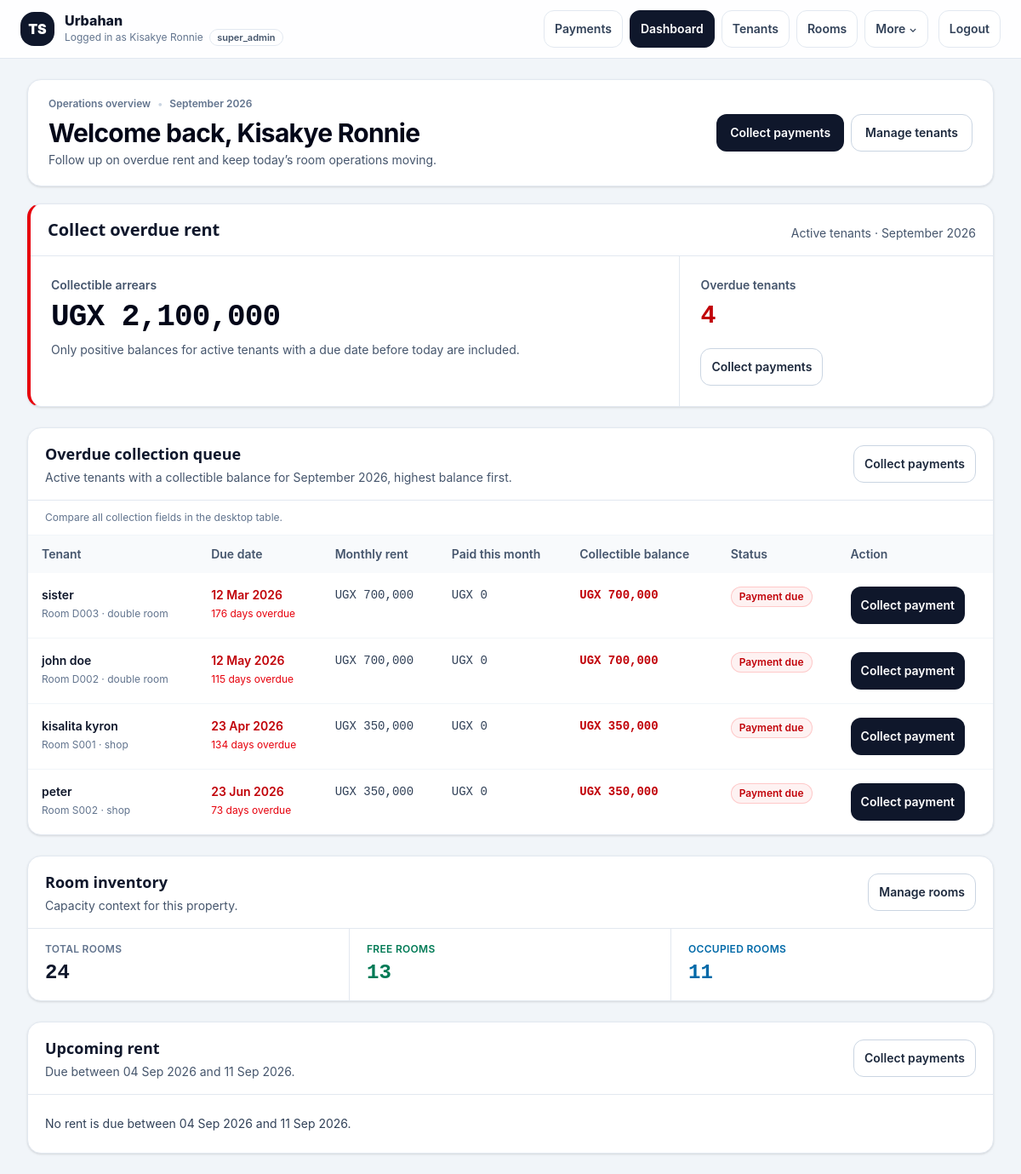
The page /public/dashboard.php (signed in) on the database as committed earlier.
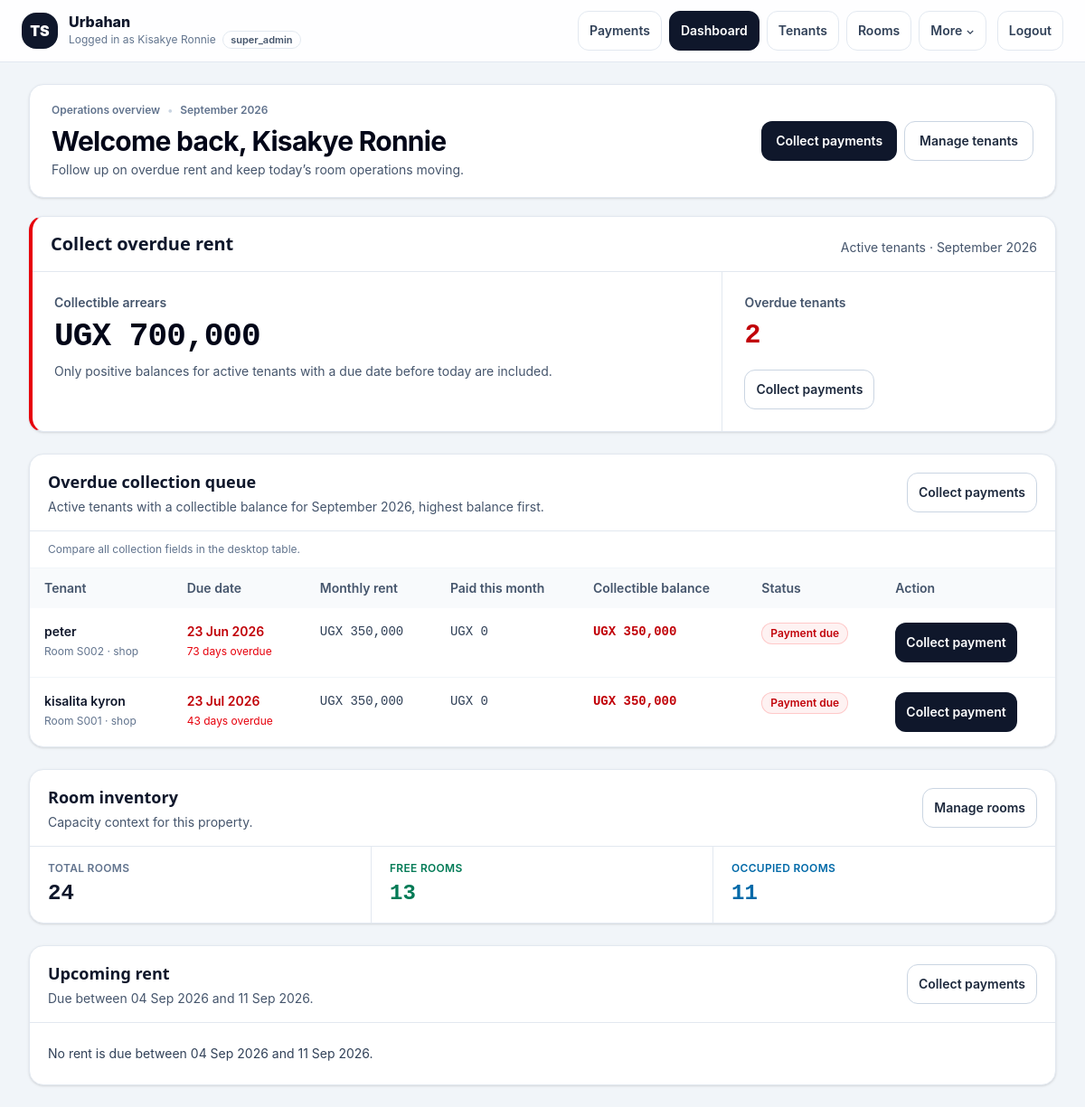
The same page on the database as committed later.
### tables this page shows
CREATE TABLE "tenants" (
    id INTEGER PRIMARY KEY AUTOINCREMENT,

    admin_id INTEGER NOT NULL,
    room_id INTEGER,

    full_name TEXT NOT NULL,
    phone TEXT,
    email TEXT,

    move_in_date DATE,
    exit_date DATE,

    status TEXT DEFAULT 'active',

    rent_due_date DATE,
    rent_due_day INTEGER,
    monthly_rent REAL,

    created_at DATETIME,
    updated_at DATETIME
);

### core/helpers.php (called while the page is built, shortened)
<?php
if (!function_exists('e')) {
    function e($v): string
    {
        return htmlspecialchars((string)($v ?? ''), ENT_QUOTES | ENT_SUBSTITUTE, 'UTF-8');
    }
}
?>

### public/dashboard.php (the view, shortened to what the changed rows need)
<?php
$pdo = getDB();
$admin_id = current_admin_id();
$today = date('Y-m-d');
$monthKey = date('Y-m');
$overdueRents = [];
$rentExpression = "COALESCE(
    NULLIF(t.monthly_rent, 0),
    NULLIF(r.monthly_rent, 0),
    rt.default_monthly_rent,
    0
)";
$paidExpression = 'COALESCE(SUM(p.amount), 0)';
$collectibleExpression = "MAX(0, {$rentExpression} - {$paidExpression})";
try {
    $overdueStmt = $pdo->prepare("
        SELECT
            t.id AS tenant_id,
            t.full_name,
            r.room_number,
            rt.name AS room_type,
            t.rent_due_date,
            {$rentExpression} AS monthly_rent,
            {$paidExpression} AS paid_this_month,
            {$collectibleExpression} AS collectible_balance
        FROM tenants t
        LEFT JOIN rooms r
            ON r.id = t.room_id
           AND r.admin_id = :room_admin_id
        LEFT JOIN room_types rt
            ON rt.id = r.room_type_id
        LEFT JOIN payments p
            ON p.tenant_id = t.id
           AND p.admin_id = :payment_admin_id
           AND COALESCE(NULLIF(p.payment_month, ''), strftime('%Y-%m', p.payment_date)) = :month_key
        WHERE t.admin_id = :admin_id
          AND LOWER(COALESCE(t.status, '')) = 'active'
          AND t.exit_date IS NULL
          AND t.rent_due_date IS NOT NULL
          AND t.rent_due_date <> ''
          AND date(t.rent_due_date) < date(:today)
        GROUP BY
            t.id,
            t.full_name,
            t.rent_due_date,
            t.monthly_rent,
            r.room_number,
            r.monthly_rent,
            rt.name,
            rt.default_monthly_rent
        HAVING {$collectibleExpression} > 0
        ORDER BY collectible_balance DESC, date(t.rent_due_date) ASC, t.full_name ASC
    ");
    $overdueStmt->execute([
        ':room_admin_id' => $admin_id,
        ':payment_admin_id' => $admin_id,
        ':admin_id' => $admin_id,
        ':month_key' => $monthKey,
        ':today' => $today,
    ]);
    $overdueRents = $overdueStmt->fetchAll(PDO::FETCH_ASSOC) ?: [];
} catch (Throwable $exception) {
    $dashboardError = 'Unable to load dashboard data.';
    $roomStats = [
        'total_rooms' => 0,
        'free_rooms' => 0,
        'occupied_rooms' => 0,
    ];
    $upcomingRents = [];
    $overdueRents = [];
}
function dashboardMoney(float $amount): string
{
    return 'UGX ' . number_format(max(0, $amount), 0);
}
function dashboardDate(?string $date): string
{
    $date = trim((string)$date);
    try {
        return (new DateTimeImmutable($date))->format('d M Y');
    } catch (Throwable $exception) {
        return '—';
    }
}
function daysOverdue(?string $dueDate, string $today): int
{
    $dueDate = trim((string)$dueDate);
    try {
        $due = new DateTimeImmutable($dueDate);
        $current = new DateTimeImmutable($today);
        return max(0, (int)$due->diff($current)->days);
    } catch (Throwable $exception) {
        return 0;
    }
}
function collectionChip(string $label, string $tone): string
{
    $map = [
        'red' => 'bg-red-50 text-red-700 ring-red-200',
        'amber' => 'bg-amber-50 text-amber-800 ring-amber-200',
        'green' => 'bg-emerald-50 text-emerald-700 ring-emerald-200',
        'slate' => 'bg-slate-100 text-slate-700 ring-slate-200',
    ];
    $classes = $map[$tone] ?? $map['slate'];
    return '<span class="inline-flex items-center rounded-full px-2.5 py-1 text-xs font-semibold ring-1 ring-inset ' . $classes . '">' . e($label) . '</span>';
}
function dashboardCollectionData(array $tenant, string $today): array
{
    $paid = max(0, (float)($tenant['paid_this_month'] ?? 0));
    $rent = max(0, (float)($tenant['monthly_rent'] ?? 0));
    $balance = max(0, (float)($tenant['collectible_balance'] ?? 0));
    $isPartPaid = $paid > 0 && $balance > 0;
    $tenantId = (int)($tenant['tenant_id'] ?? 0);
    return [
        'tenantId' => $tenantId,
        'tenantName' => (string)($tenant['full_name'] ?? 'Tenant'),
        'roomNumber' => (string)($tenant['room_number'] ?? '—'),
        'roomType' => (string)($tenant['room_type'] ?? ''),
        'dueDate' => $tenant['rent_due_date'] ?? null,
        'daysOverdue' => daysOverdue($tenant['rent_due_date'] ?? null, $today),
        'paid' => $paid,
        'rent' => $rent,
        'balance' => $balance,
        'statusLabel' => $isPartPaid ? 'Part paid' : 'Payment due',
        'statusTone' => $isPartPaid ? 'amber' : 'red',
        'paymentUrl' => 'payments.php?' . http_build_query(['tenant_id' => $tenantId]),
    ];
}
$totalOverdueTenants = count($overdueRents);
$totalCollectibleArrears = 0.0;
foreach ($overdueRents as $overdueTenant) {
    $totalCollectibleArrears += max(0, (float)($overdueTenant['collectible_balance'] ?? 0));
}
?>
<!doctype html>
<html lang="en">
<head>
  <link rel="stylesheet" href="assets/css/tailwind.css">
</head>
<body class="min-h-screen bg-slate-100 text-slate-900">
  <main class="mx-auto max-w-7xl px-4 py-6 sm:px-6 lg:px-8">
    <header class="mb-5 flex flex-col gap-4 rounded-2xl border border-slate-200 bg-white px-5 py-4 shadow-sm sm:px-6 sm:py-5 lg:flex-row lg:items-center lg:justify-between">
      <div class="min-w-0">
        <h1 class="mt-2 font-sans text-2xl font-bold tracking-tight text-slate-950 sm:text-3xl">
          Welcome back, <?= e($_SESSION['admin_name'] ?? 'Admin') ?>
        </h1>
      </div>
    </header>
    <section class="mb-6 overflow-hidden rounded-2xl border border-slate-200 border-l-4 border-l-red-600 bg-white shadow-sm" aria-labelledby="collection-summary-heading">
      <div class="flex flex-col gap-1 border-b border-slate-200 px-5 py-4 sm:flex-row sm:items-end sm:justify-between">
        <div>
          <h2 id="collection-summary-heading" class="font-alt text-xl font-bold">Collect overdue rent</h2>
        </div>
      </div>
      <dl class="grid grid-cols-1 divide-y divide-slate-200 md:grid-cols-[minmax(0,1.35fr)_minmax(15rem,0.65fr)] md:divide-x md:divide-y-0">
        <div class="px-5 py-5 sm:px-6 sm:py-6">
          <dt class="text-sm font-semibold text-slate-600">Collectible arrears</dt>
          <dd class="mt-2 font-mono text-3xl font-bold tracking-tight text-slate-950 tabular-nums sm:text-4xl">
            <?= e(dashboardMoney($totalCollectibleArrears)) ?>
          </dd>
          <p class="mt-2 max-w-xl text-sm text-slate-600">
            Only positive balances for active tenants with a due date before today are included.
          </p>
        </div>
        <div class="flex items-center justify-between gap-4 px-5 py-5 sm:px-6 sm:py-6 md:block">
          <div>
            <dt class="text-sm font-semibold text-slate-600">Overdue tenants</dt>
            <dd class="mt-2 font-mono text-3xl font-bold tracking-tight text-red-700 tabular-nums">
              <?= (int)$totalOverdueTenants ?>
            </dd>
          </div>
        </div>
      </dl>
    </section>
    <section class="mb-6 overflow-hidden rounded-2xl border border-slate-200 bg-white shadow-sm" aria-labelledby="overdue-heading">
      <div class="flex flex-col gap-3 border-b border-slate-200 px-4 py-4 sm:flex-row sm:items-center sm:justify-between sm:px-5">
        <div>
          <h2 id="overdue-heading" class="font-alt text-lg font-bold">Overdue collection queue</h2>
        </div>
      </div>
      <?php if ($overdueRents): ?>
          <?php foreach ($overdueRents as $tenant): ?>
            <?php $collection = dashboardCollectionData($tenant, $today); ?>
                <?= collectionChip($collection['statusLabel'], $collection['statusTone']) ?>
          <?php endforeach; ?>
        <div class="hidden overflow-x-auto md:block">
          <table class="min-w-[900px] w-full text-sm">
            <thead class="bg-slate-50 text-slate-600">
              <tr>
                <th scope="col" class="px-4 py-3 text-left font-semibold">Tenant</th>
                <th scope="col" class="px-4 py-3 text-left font-semibold">Due date</th>
                <th scope="col" class="px-4 py-3 text-left font-semibold">Monthly rent</th>
                <th scope="col" class="px-4 py-3 text-left font-semibold">Paid this month</th>
                <th scope="col" class="px-4 py-3 text-left font-semibold">Collectible balance</th>
                <th scope="col" class="px-4 py-3 text-left font-semibold">Status</th>
                <th scope="col" class="px-4 py-3 text-left font-semibold">Action</th>
              </tr>
            </thead>
            <tbody class="divide-y divide-slate-100">
              <?php foreach ($overdueRents as $tenant): ?>
                <?php
                  $collection = dashboardCollectionData($tenant, $today);
                  $paid = $collection['paid'];
                  $rent = $collection['rent'];
                  $balance = $collection['balance'];
                  $statusLabel = $collection['statusLabel'];
                  $statusTone = $collection['statusTone'];
                  $tenantName = $collection['tenantName'];
                  $paymentUrl = $collection['paymentUrl'];
                ?>
                <tr class="align-top">
                  <td class="px-4 py-4">
                    <div class="font-semibold text-slate-900"><?= e($tenantName) ?></div>
                    <div class="mt-1 text-xs text-slate-500">
                      Room <?= e($tenant['room_number'] ?? '—') ?><?= !empty($tenant['room_type']) ? ' · ' . e($tenant['room_type']) : '' ?>
                    </div>
                  </td>
                  <td class="px-4 py-4">
                    <div class="font-semibold text-red-700"><?= e(dashboardDate($tenant['rent_due_date'] ?? null)) ?></div>
                    <div class="mt-1 text-xs text-red-600">
                      <?= (int)daysOverdue($tenant['rent_due_date'] ?? null, $today) ?> days overdue
                    </div>
                  </td>
                  <td class="whitespace-nowrap px-4 py-4 font-mono tabular-nums text-slate-700">
                    <?= e(dashboardMoney($rent)) ?>
                  </td>
                  <td class="whitespace-nowrap px-4 py-4 font-mono tabular-nums text-slate-700">
                    <?= e(dashboardMoney($paid)) ?>
                  </td>
                  <td class="whitespace-nowrap px-4 py-4 font-mono font-bold tabular-nums text-red-700">
                    <?= e(dashboardMoney($balance)) ?>
                  </td>
                  <td class="px-4 py-4"><?= collectionChip($statusLabel, $statusTone) ?></td>
                  <td class="px-4 py-4">
                    <a href="<?= e($paymentUrl) ?>"
                       aria-label="Collect payment for <?= e($tenantName) ?>"
                       class="inline-flex min-h-11 items-center justify-center rounded-xl bg-slate-900 px-3 py-2 text-sm font-semibold text-white transition hover:bg-slate-800 active:translate-y-px focus-visible:outline-2 focus-visible:outline-offset-2 focus-visible:outline-slate-900">
                      Collect payment
                    </a>
                  </td>
                </tr>
              <?php endforeach; ?>
            </tbody>
          </table>
        </div>
      <?php endif; ?>
    </section>
    <section class="mb-6 overflow-hidden rounded-2xl border border-slate-200 bg-white shadow-sm" aria-labelledby="inventory-heading">
      <div class="flex flex-col gap-2 border-b border-slate-200 px-4 py-4 sm:flex-row sm:items-center sm:justify-between sm:px-5">
        <div>
          <h2 id="inventory-heading" class="font-alt text-lg font-bold">Room inventory</h2>
        </div>
      </div>
    </section>
    <section class="overflow-hidden rounded-2xl border border-slate-200 bg-white shadow-sm" aria-labelledby="upcoming-heading">
      <div class="flex flex-col gap-2 border-b border-slate-200 px-4 py-4 sm:flex-row sm:items-center sm:justify-between sm:px-5">
        <div>
          <h2 id="upcoming-heading" class="font-alt text-lg font-bold">Upcoming rent</h2>
        </div>
      </div>
    </section>
  </main>
</body>
</html>

Rows that differ between the two databases and show on the page:
no longer on this page (row edited): tenants: full_name "sister", room_number "D003", room_type "double room", rent_due_date "12 Mar 2026", rent_due_date "176", rent "UGX 700,000", paid "UGX 0", balance "UGX 700,000"
no longer on this page (row edited): tenants: full_name "john doe", room_number "D002", room_type "double room", rent_due_date "12 May 2026", rent_due_date "115", rent "UGX 700,000", paid "UGX 0", balance "UGX 700,000"
shown differently, row unchanged: tenants "peter": moves up the list
changed tenants "kisalita kyron": rent_due_date "23 Apr 2026" → "23 Jul 2026"; rent_due_date "134" → "43"
Other text that changed with them:
dashboardMoney($totalCollectibleArrears): "UGX 2,100,000" → "UGX 700,000"
$totalOverdueTenants: "4" → "2"
